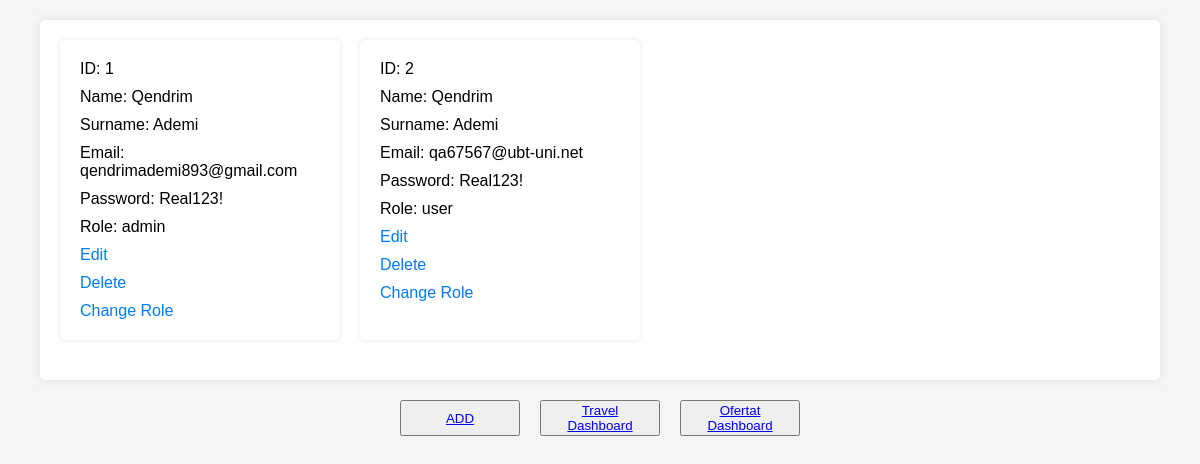
/db/users/dashboard.php (signed in), run on the app's committed database.
### tables this page shows
CREATE TABLE `users` (
  `Id_User` int(11) NOT NULL,
  `Emri` varchar(250) DEFAULT NULL,
  `Mbiemri` varchar(250) DEFAULT NULL,
  `Ditelindja` varchar(250) DEFAULT NULL,
  `Email` varchar(250) DEFAULT NULL,
  `Passi` varchar(250) DEFAULT NULL,
  `Role` varchar(30) DEFAULT NULL
);

### db/users/userRepository.php (called while the page is built, shortened)
<?php
class UserRepository{
    private $connection;
    function __construct(){
        $conn = new DatabaseConnection;
        $this->connection = $conn->startConnection();
    }
    function getAllUsers(){
        $conn = $this->connection;
        $sql = "SELECT * FROM users";
        $statement = $conn->query($sql);
        $users = $statement->fetchAll();
        return $users;
    }
}
?>

### db/users/dashboard.php (the view, shortened to what this page needs)
<!DOCTYPE html>
<html lang="en">
<head>
    <link rel="stylesheet" href="../dashboard.css">
</head>
<body>
    <div class="container">
        <div class="list">
            <?php
            include ('C:\xampp\htdocs\Projekti\Projekti\db\users\UserRepository.php');
            $userRepository = new UserRepository();
            $users = $userRepository->getAllUsers();
            foreach ($users as $user) {
                echo "
                <div class='card'>
                    <div class='details'>
                        <p>ID: $user[Id_User]</p>
                        <p>Name: $user[Emri]</p>
                        <p>Surname: $user[Mbiemri]</p>
                        <p>Email: $user[Email]</p>
                        <p>Password: $user[Passi]</p>
                        <p>Role: $user[Role]</p>
                        <a href='edit.php?id=$user[Id_User]'>Edit</a>
                        <a href='delete.php?id=$user[Id_User]'>Delete</a>
                        <a href='changeRole.php?id=$user[Id_User]'>Change Role</a>
                    </div>
                </div>";
            }
            ?>
        </div>
    </div>
    <div class="butonat">
        <button><a href="register.php">ADD</a></button>
        <button><a href="../travel/dashboard.php">Travel Dashboard</a></button>
        <button><a href="../ofertat/dashboard.php">Ofertat Dashboard</a></button>
    </div>
</body>
</html>

### db/dashboard.css (style rules this page uses)
body { font-family: Arial, sans-serif; margin: 0; padding: 0; background-color: #f5f5f5; }
.container { width: 90%; margin: 20px auto; background-color: #fff; padding: 20px; box-shadow: 0 0 10px rgba(0, 0, 0, 0.1); border-radius: 5px; }
.list { display: flex; flex-wrap: wrap; gap: 20px; }
.card { flex: 1 0 calc(20% - 20px); background-color: #fff; box-shadow: 0 0 5px rgba(0, 0, 0, 0.1); border-radius: 5px; overflow: hidden; margin-bottom: 20px; max-width: 280px; }
.details { padding: 20px; }
.details p { margin: 0; margin-bottom: 10px; }
.details a { text-decoration: none; color: #007bff; display: block; margin-top: 10px; }
.butonat { width: 100%; display: flex; justify-content: center; }
.butonat button { width: 120px; margin: 0 10px; }

### data on the page
users: Id_User "1", Emri "Qendrim", Mbiemri "Ademi", Email "qendrimademi893@gmail.com", Passi "Real123!", Role "admin"
users: Id_User "2", Emri "Qendrim", Mbiemri "Ademi", Email "qa67567@ubt-uni.net", Passi "Real123!", Role "user"
